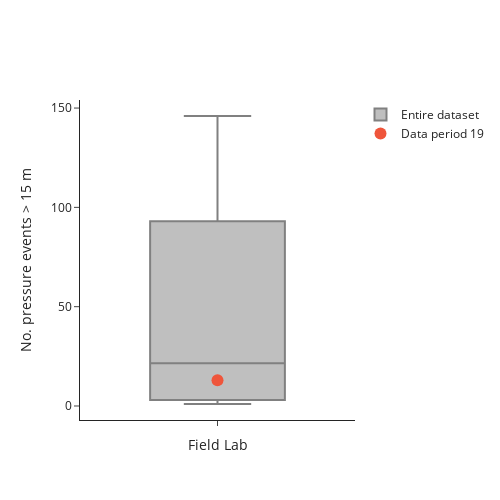

Notebook code cell kept with this figure:
### Markdown cell above
Count pressure events, defined as a change in pressure of over $\Delta p=$ {threshold} m during a 15-minute time step.

### Code cell
p_threshold = 15
pressure_events = count_pressure_events(threshold=p_threshold)

fig = go.Figure()

fig.add_trace(go.Box(
    y=pressure_events,
    x=['num_events'] * len(pressure_events),
    name='Entire dataset',
    marker_color='grey',
    boxpoints=False
))

fig.add_trace(go.Scatter(
    y=[pressure_events[data_period-1]],
    x=['num_events'],
    marker_color=default_colors[1],
    marker=dict(color=default_colors[1], size=12),
    mode="markers",
    name=f'Data period {str(data_period).zfill(2)}',
))

fig.update_layout(
    yaxis_title=f"No. pressure events > {p_threshold} m",
    xaxis_title='Field Lab',
    template='simple_white',
    height=500,
    width=500,
    xaxis=dict(
        showticklabels=False
    ),
    yaxis=dict(
        range=[0, None],
        tickformat=',d',
        nticks=6
    )
)

fig.show()

### Figure 1 — Plotly figure (JSON) as saved in the notebook; plotly's stock layout.template omitted (floating-point values rounded to 4 significant figures)
{"data": [{"boxpoints": false, "marker": {"color": "grey"}, "name": "Entire dataset", "type": "box", "x": ["num_events", "num_events", "num_events", "num_events", "num_events", "num_events", "num_events", "num_events", "num_events", "num_events", "num_events", "num_events", "num_events", "num_events", "num_events", "num_events", "num_events", "num_events", "num_events"], "y": [108, 136, 111, 3, 78, null, 1, 1, 2, null, null, 146, 21, 29, 22, 29, 9, 3, 13]}, {"marker": {"color": "#EF553B", "size": 12}, "mode": "markers", "name": "Data period 19", "type": "scatter", "x": ["num_events"], "y": [13]}], "layout": {"height": 500, "width": 500, "xaxis": {"autorange": true, "range": [-0.5, 0.5], "showticklabels": false, "title": {"text": "Field Lab"}, "type": "category"}, "yaxis": {"autorange": true, "nticks": 6, "range": [-7.056, 154.1], "tickformat": ",d", "title": {"text": "No. pressure events > 15 m"}, "type": "linear"}}}
